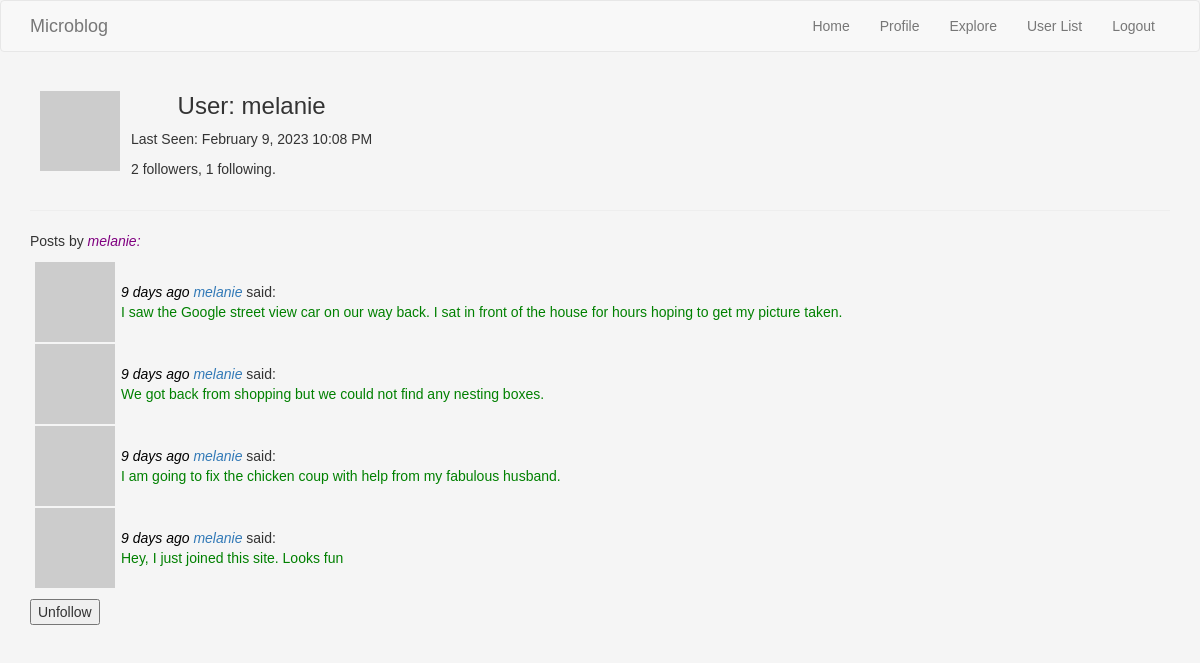
Screenshot of /user/melanie (signed in) with the database file from the repository.
### webapp/models.py (models this page shows, shortened)
class User(UserMixin, db.Model):
    id = db.Column(db.Integer, primary_key=True)
    username = db.Column(db.String(64), index=True, unique=True)
    email = db.Column(db.String(120), index=True, unique=True)
    password_hash = db.Column(db.String(128))
    posts = db.relationship('Post', backref='author', lazy='dynamic')
    about_me = db.Column(db.String(140))
    last_seen = db.Column(db.DateTime, default=datetime.utcnow)
    followed = db.relationship(
        'User', secondary=followers,
        primaryjoin=(followers.c.follower_id == id),
        secondaryjoin=(followers.c.followed_id == id),
        backref=db.backref('followers', lazy='dynamic'), lazy='dynamic')
    def is_following(self, user):
        return self.followed.filter(
            followers.c.followed_id == user.id).count() > 0
    def user_posts(self):
        own_posts = Post.query.filter_by(user_id=self.id)
        return own_posts.order_by(Post.timestamp.desc())
    def __repr__(self):
        return '<User {}>'.format(self.username)
    def avatar(self, size):
        digest = md5(self.email.lower().encode('utf-8')).hexdigest()
        return 'https://www.gravatar.com/avatar/{}?d=identicon&s={}'.format(digest, size)

class Post(db.Model):
    id = db.Column(db.Integer, primary_key=True)
    body = db.Column(db.String(140))
    timestamp = db.Column(db.DateTime, index=True, default=datetime.utcnow)
    user_id = db.Column(db.Integer, db.ForeignKey('user.id'))

### webapp/routes.py (the view)
@webapp.route('/user/<username>')
@login_required
def user(username):
    user = User.query.filter_by(username=username).first_or_404()
    page = request.args.get('page', 1, type=int)
    posts = user.user_posts().order_by(Post.timestamp.desc()).paginate(page=page,
                                                                       per_page=webapp.config['POSTS_PER_PAGE'],
                                                                       error_out=False)
    next_url = url_for('user', username=user.username, page=posts.next_num) \
        if posts.has_next else None
    prev_url = url_for('user', username=user.username, page=posts.prev_num) \
        if posts.has_prev else None
    print(f"User Profile for: {username}")
    print("    User", User)
    print("    username", User.username)
    print("    current_user ", current_user)
    form = EmptyForm()
    return render_template('user.html',
                           user=user,
                           posts=posts,
                           form=form,
                           next_url=next_url,
                           prev_url=prev_url)

### webapp/forms.py
class EmptyForm(FlaskForm):
    submit = SubmitField('Submit')

### webapp/models.py (called while the page is built)
@login.user_loader
def load_user(id):
    return User.query.get(int(id))

### webapp/routes.py (called while the page is built)
@webapp.before_request
def before_request():
    if current_user.is_authenticated:
        current_user.last_seen = datetime.utcnow()
        db.session.commit()

### webapp/templates/user.html (shortened to what this page needs)
{% extends "base.html" %}
{% block app_content %}
    <table>
        <tr class="userprofile">
            <td class="aboutme avatar"><img src="{{ user.avatar(128) }}"></td>
            <td class="aboutme">
                <h3 class="aboutme">User: {{ user.username }}</h3>
                {% if user.last_seen %} <p>Last Seen: {{ moment(user.last_seen).format('LLL') }}</p>{% endif %}
            <p>{{  user.followers.count() }} followers, {{ user.followed.count() }} following.</p></td>
       </tr>
    </table>
    <hr>
    <p>Posts by <span class="blogname"> {{ user.username }}:</span></p>
    {% for post in posts %}
        {% include '_post.html' %}
    {% endfor %}
    {% if user == current_user %}
        <p><a href="{{ url_for('edit_profile') }}">Edit your profile</a></p>
        {% else %}
        <p>
            <form action="{{ url_for('unfollow', username=user.username) }}" method="post">
                {{ form.submit(value='Unfollow') }}
            </form>
        </p>
    {% endif %}
{% endblock %}

### webapp/templates/_post.html
<table>
    <tr class="blog">
        <td class="blog"><img src="{{ post.author.avatar(36) }}"></td>
        <td class="blog"><span class="blogname">
            <span class="timestamp">{{ moment(post.timestamp).fromNow() }}</span>
            {% if current_user.username != post.author.username %}
            <a href="{{  url_for('user', username=post.author.username) }}"> {{ post.author.username }} </a></span>
            {% else %}
                {{ post.author.username }}
            {% endif %} </span>
            said: <br><span class="blogpost"> {{  post.body }}</span></td>
    </tr>
</table>

### webapp/static/css/mystyle.css (style rules this page uses)
body { background-color: whitesmoke; font-family: Verdana, Arial, Helvetica, sans-serif; }
.blog { vertical-align:center }
.blogname { color: purple; font-style: italic; }
.blogpost { color:green; }
.userprofile { text-align: center; vertical-align: center; }
.aboutme { text-align: left; }
h3.aboutme { text-align: center; }
td.avatar { vertical-align: center; }
td.aboutme { padding: 10px; padding-bottom: 1px; padding-top: 1px; padding-right: 1px; }
td.blog { padding: 5px; padding-bottom: 1px; padding-top: 1px; padding-right: 1px; }
.timestamp { color: black; font-style: italic; }

### rows the page displays
User: username "melanie", last_seen "February 9, 2023 10:08 PM"
Post: timestamp "9 days ago", author.username "melanie", body "I saw the Google street view car on our way back. I sat in front of the house for hours hoping to get my picture taken."
Post: timestamp "9 days ago", author.username "melanie", body "We got back from shopping but we could not find any nesting boxes."
Post: timestamp "9 days ago", author.username "melanie", body "I am going to fix the chicken coup with help from my fabulous husband."
Post: timestamp "9 days ago", author.username "melanie", body "Hey, I just joined this site. Looks fun"

### other values shown
{{ user.followers.count() }} "2"
{{ user.followed.count() }} "1"
